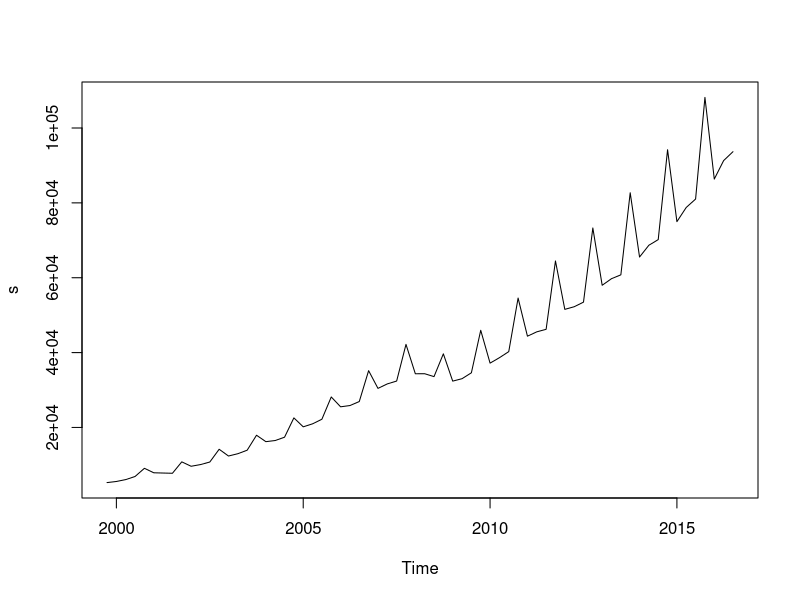
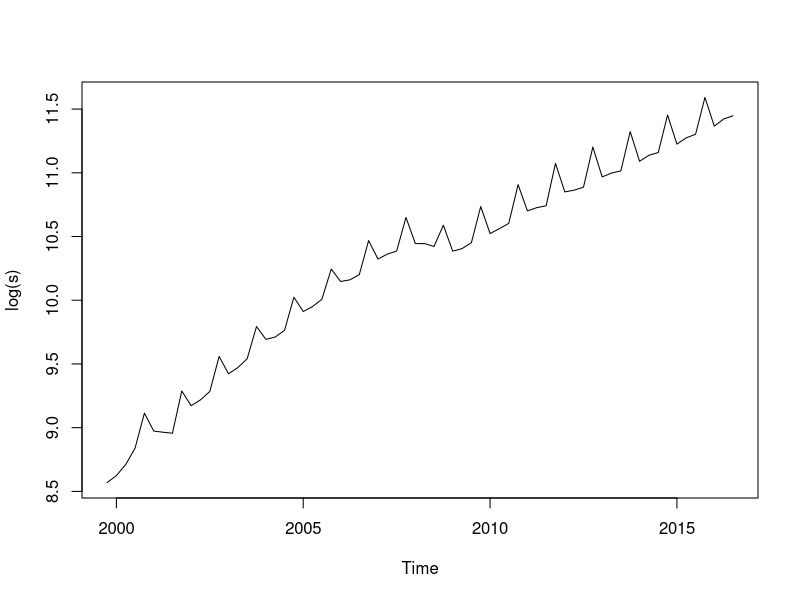
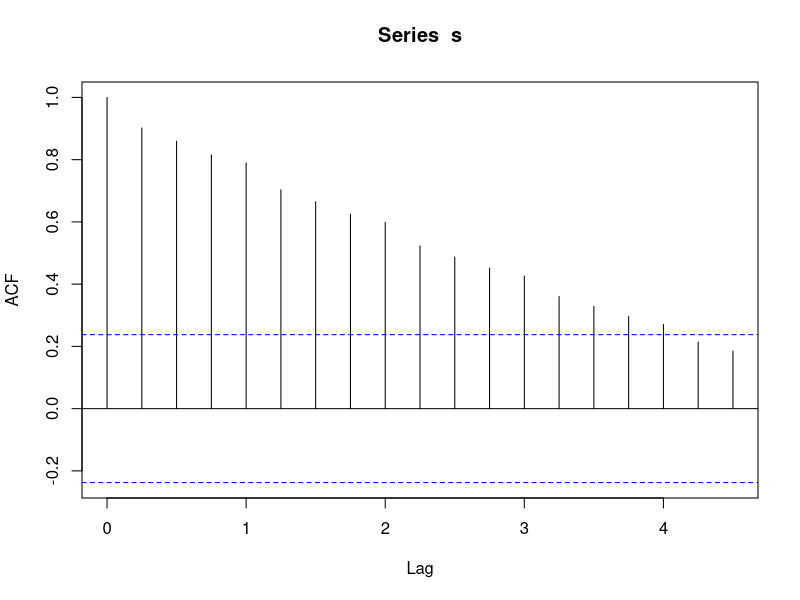
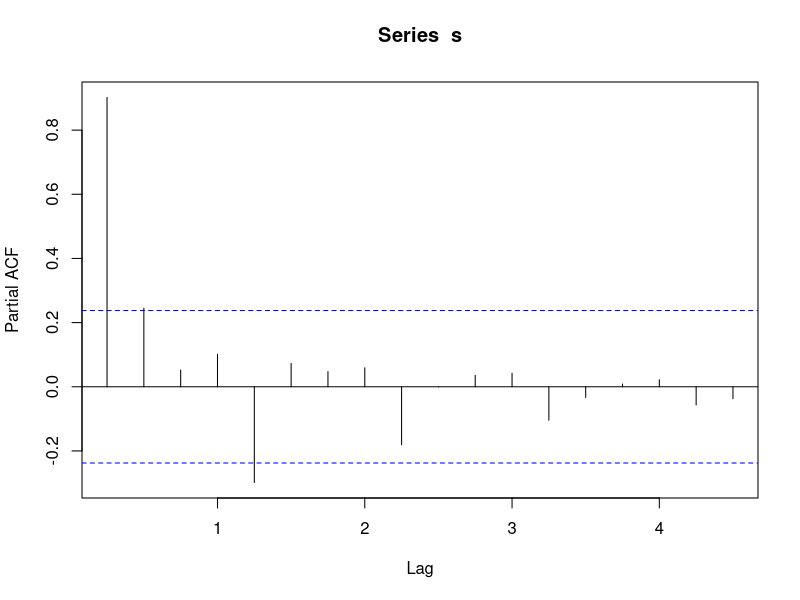
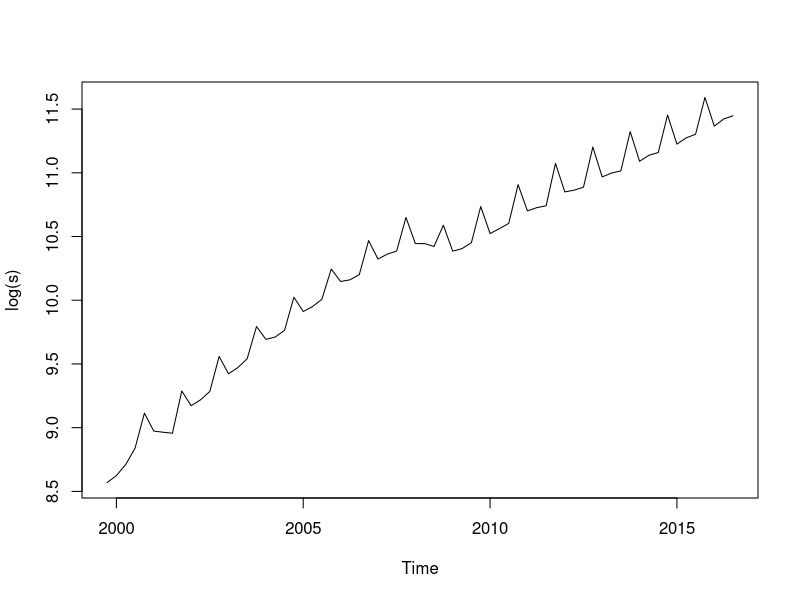
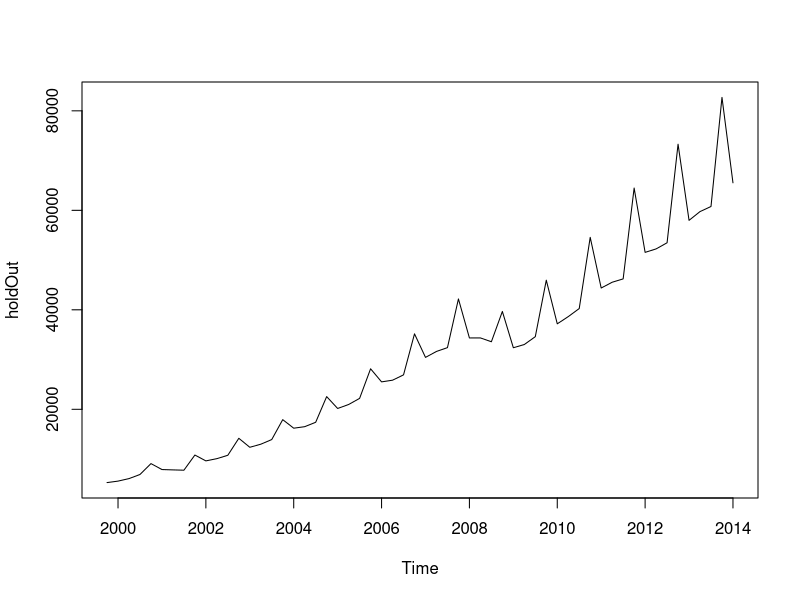
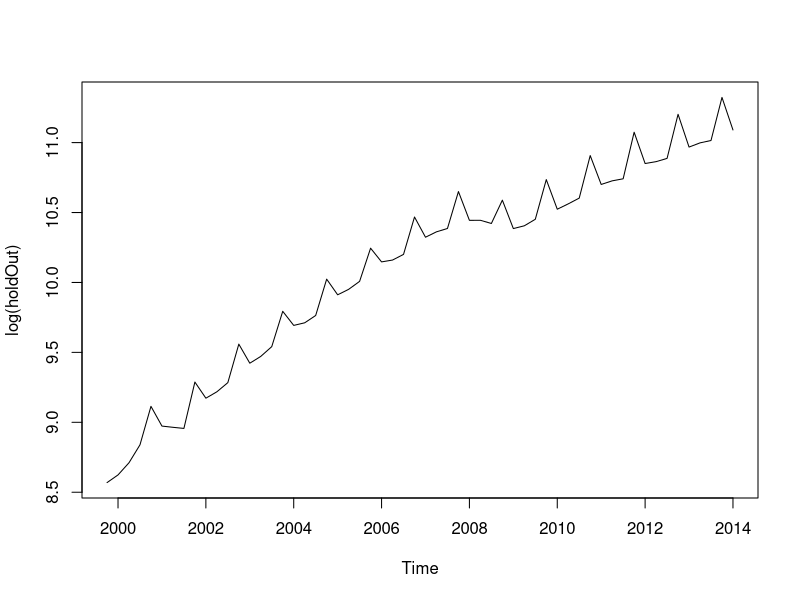
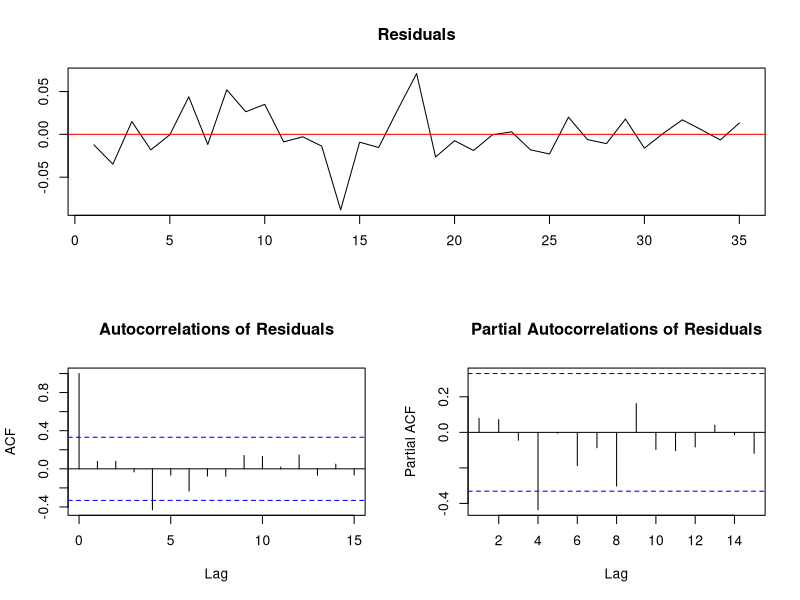

Reproduce these figures in R, in order. (Note: this script raises an error after producing the figures.)

#Setting working directory
setwd("C:\\Econ")

#Reading the dataset in csv format
a=read.csv("ECOMNSA.csv",col.names=c("DATE","econ"))
a

#Storing the time series data in a variable
s=ts(a$econ,start=c(1999,4),frequency=4)
s

#Plot of the time series
plot(s)

#Plot after taking log of the time series variable
plot(log(s))

#ACF of the time series variable
acf(s)

#PACF of the time series variable
pacf(s)
plot(log(s))

#Holding out the data starting from Q2 of 2014 
holdOut=ts(s,start=c(1999,4),end=c(2014,1),frequency=4)
holdOut

#Plot of holdout
plot(holdOut)

plot(log(holdOut))


#Unit root test for testing stationarity
library(urca)
testUR=ur.df(log(holdOut),lags=22,type="trend",selectlags="AIC")
summary(testUR)
plot(testUR)

#ACF of holdout
acf(log(holdOut))

#PACF of holdout
pacf(log(holdOut))


#MODEL1 using SARIMA
modelSARIMA100x111=Arima(log(holdOut),order=c(1,0,0),seasonal=c(1,1,1))
summary(modelSARIMA100x111)
acf(modelSARIMA100x111$residuals)

#MODEL2 using SARIMA
modelSARIMA101x111=arima(log(holdOut),order=c(1,0,1),seasonal=c(1,1,1))
summary(modelSARIMA101x111)
acf(modelSARIMA101x111$residuals)


#MODEL3 using SARIMA
modelSARIMA100x110=Arima(log(holdOut),order=c(1,0,0),seasonal=c(1,1,0))
summary(modelSARIMA100x110)
acf(modelSARIMA100x110$residuals)

#MODEL4 using SARIMA
modelSARIMA101x110=Arima(log(holdOut),order=c(1,0,1),seasonal=c(1,1,0))
summary(modelSARIMA101x110)
acf(modelSARIMA101x110$residuals)

#MODEL5 using SARIMA
modelSARIMA100x210=Arima(log(holdOut),order=c(1,0,0),seasonal=c(2,1,0))
summary(modelSARIMA100x210)
acf(modelSARIMA100x210$residuals)


#MODEL6 using SARIMA
modelSARIMA100x211=Arima(log(holdOut),order=c(1,0,0),seasonal=c(2,1,1))
summary(modelSARIMA100x211)
acf(modelSARIMA100x211$residuals)

#Forecast for SARIMA100x110
foreIN=forecast.Arima(modelSARIMA100x110,h=10,lambda = 0)
foreIN
foreIN$mean
foreIN$upper

#Upper forecast for SARIMA100x110
upper=ts(foreIN$upper[,2],start=c(2014,2),frequency=4)
upper

#Lower forecast for SARIMA100x110
lower=ts(foreIN$lower[,2],start=c(2014,2),frequency=4)
lower

plot(foreIN$mean,upper)
par(bg="cyan",font="2")


#Forecast plot for holdout
plot(cbind(window(s,start=c(2012,1)),foreIN$mean,upper,lower),main="Holdout Forecast",xlab="Years",ylab="Sales",plot.type="single",col=c("red","blue","black","black"),lwd=2,lty=c("solid","solid","dotted","dotted"))
legend("topleft",legend=c("Actual Sales","Forecasted Sales","Upper 95% CI","lower 95% CI"),fill=c("red","blue","black","black"))


#Best model with least AIC
forecastedmodelSARIMA100x110=Arima(log(s),order=c(1,0,0),seasonal=c(1,1,0))

#Summary of results 
summary(forecastedmodelSARIMA100x110)

#ACF of the best model chosen
acf(forecastedmodelSARIMA100x110$residuals)


#Forecast for the best model
foreOUT=forecast.Arima(forecastedmodelSARIMA100x110,h=2,lambda = 0)
foreOUT
foreOUT$mean
foreOUT$upper

#Upper forecast for the best model
upper=ts(foreOUT$upper[,2],start=c(2016,4),frequency=4)
upper

#Lower forecast for the best model
lower=ts(foreOUT$lower[,2],start=c(2016,4),frequency=4)
lower
plot(foreOUT$mean,upper)
par(bg="cyan",font="2")

#Ljung-Box test with 25 lags
Box.test(modelSARIMA100x110$residuals,lag=25,type="Ljung-Box")

#Plot of the forecasted model
plot(cbind(window(s,start=c(2012,1)),foreOUT$mean,upper,lower),main="2 Step Ahead Forecast",xlab="Years",ylab="Sales",plot.type="single",col=c("red","blue","black","black"),lwd=2,lty=c("solid","solid","dotted","dotted"))
legend("topleft",legend=c("Actual Sales","Forecasted Sales","Upper 95% CI","lower 95% CI"),fill=c("red","blue","black","black"))


